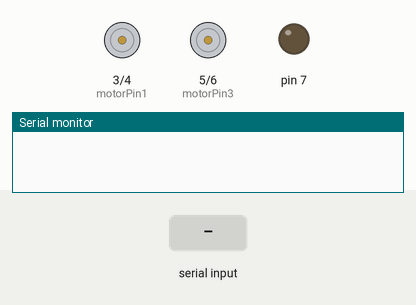
Recording of a sketch running on a simulated Arduino Uno, built with avr-gcc and run on an emulated ATmega328P. Shown: motor-driver pin pairs drawn as motors (green arrow = first pin HIGH = forward, orange = second pin HIGH = backward, longer = more drive), output pins drawn as LEDs (lit = HIGH), the last lines printed to the serial monitor. Inputs (shaded band) come from the test bench.

Above: at 1.2 s.
1.3 s: "2" received over Serial
At 2.68 s:
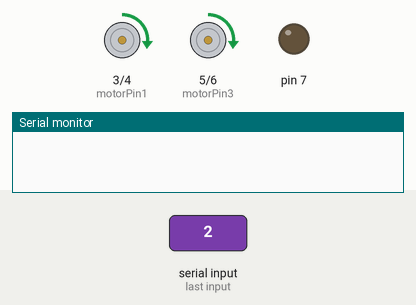
4.3 s: "0" received over Serial
6.5 s: "4" received over Serial
At 7.0 s:
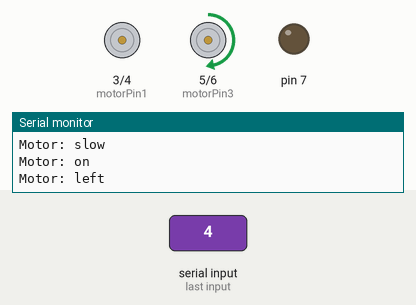
8.0 s: "1" received over Serial
At 8.8 s:
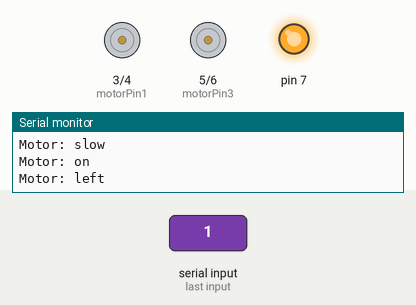
Timing chart, 0 to 10.5 s (numbered marks = the images above; inputs shaded):
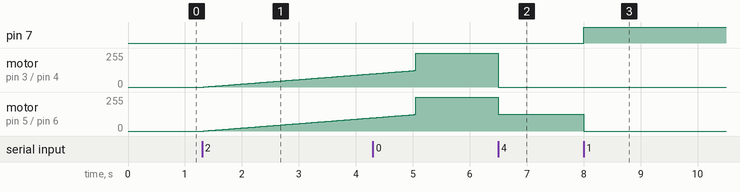

Measured:
- after the input at 1.3 s, motor on pin 3 (motorPin1) / pin 4 (motorPin2), motor on pin 5 (motorPin3) / pin 6 (motorPin4): moves from stopped to forward 99/255 over 2.9 s, starting at once
- after the input at 6.5 s, motor on pin 3 (motorPin1) / pin 4 (motorPin2): forward 255/255 → stopped at once; motor on pin 5 (motorPin3) / pin 6 (motorPin4): forward 255/255 → forward 125/255 at once
- after the input at 8.0 s, pin 7: LOW → HIGH at once; motor on pin 5 (motorPin3) / pin 6 (motorPin4): forward 125/255 → stopped at once

The sketch:

Arduino_mqtt.ino
```cpp
int motorPin1 = 3; // pin 2 on L293D IC
int motorPin2 = 4; // pin 7 on L293D IC
//int enablePin = 5; // pin 1 on L293D IC
int motorPin3 = 5; // pin 2 on L293D IC
int motorPin4 = 6;
int state=0;
int flag=0;
int i;//makes sure that the serial only prints once the state

void setup() {
    // sets the pins as outputs:
    pinMode(motorPin1, OUTPUT);
    pinMode(motorPin2, OUTPUT);
     pinMode(motorPin3, OUTPUT);
    pinMode(motorPin4, OUTPUT);
    pinMode(7,OUTPUT);
    //digitalWrite(7,LOW);
   // pinMode(enablePin, OUTPUT);
    // sets enablePin high so that motor can turn on:
   // digitalWrite(enablePin, HIGH);
    // initialize serial communication at 9600 bits per second:
    Serial.begin(9600);
}

void loop() {
  while(1)
  {

    //if some date is sent, reads it and saves in state
    if(Serial.available() > 0){
      state = Serial.read();
      flag=0;
    }

    // if the state is '0' the DC motor will turn off
    if (state == '0') {
        analogWrite(motorPin3, 255); // set pin 2 on L293D high
        analogWrite(motorPin4,0 );
        analogWrite(motorPin1,255); // set pin 2 on L293D low
        analogWrite(motorPin2, 0);
        //digitalWrite(13,HIGH);
        // set pin 7 on L293D low
        if(flag == 0){
          Serial.println("Motor: on");
          flag=1;
        }
    }
    // if the state is '1' the motor will turn right
    else if (state == '1') {
        digitalWrite(motorPin1, LOW); // set pin 2 on L293D low
        digitalWrite(motorPin2, LOW);
        digitalWrite(motorPin3, LOW); // set pin 2 on L293D low
        digitalWrite(motorPin4, LOW);// set pin 7 on L293D high
        digitalWrite(7,HIGH);
        delay(3000);
        if(flag == 0){
          Serial.println("Motor: off");
          digitalWrite(7,HIGH);
          delay(2000);
          digitalWrite(7,LOW);
          flag=1;
        }
    }
    // if the state is '2' the motor will turn left
    else if (state == '4') {
       analogWrite(motorPin3, 125); // set pin 2 on L293D high
        analogWrite(motorPin4,0 );
        analogWrite(motorPin1,0); // set pin 2 on L293D low
        analogWrite(motorPin2, 0);
       // digitalWrite(13,HIGH);
        if(flag == 0){
          Serial.println("Motor: left");
          flag=1;
        }
    }
     else if (state == '3') {
 analogWrite(motorPin3, 125); // set pin 2 on L293D high
        analogWrite(motorPin4,0 );
        analogWrite(motorPin1,0 ); // set pin 2 on L293D low
        analogWrite(motorPin2, 0);
        //digitalWrite(13,HIGH);
        if(flag == 0){
          Serial.println("Motor: right");
          flag=1;
        }
    }
    else if(state=='2')
    { for(i=0;i<125;i++){
      analogWrite(motorPin3, i); // set pin 2 on L293D high
        analogWrite(motorPin4,0 );
        analogWrite(motorPin1,i ); // set pin 2 on L293D low
        analogWrite(motorPin2, 0);
        //digitalWrite(13,HIGH);
        delay(30);}// set pin 7 on L293D low
        if(flag == 0){
          Serial.println("Motor: slow");
          flag=1;
        }
      }
       else if (state == '5  ') {
         analogWrite(motorPin3, 0); // set pin 2 on L293D high
        analogWrite(motorPin4,125 );
        analogWrite(motorPin1,0); // set pin 2 on L293D low
        analogWrite(motorPin2, 125);
        //digitalWrite(13,HIGH);
        if(flag == 0){
          Serial.println("Motor: reverse");
          flag=1;
        }
    }
    }
}
```
